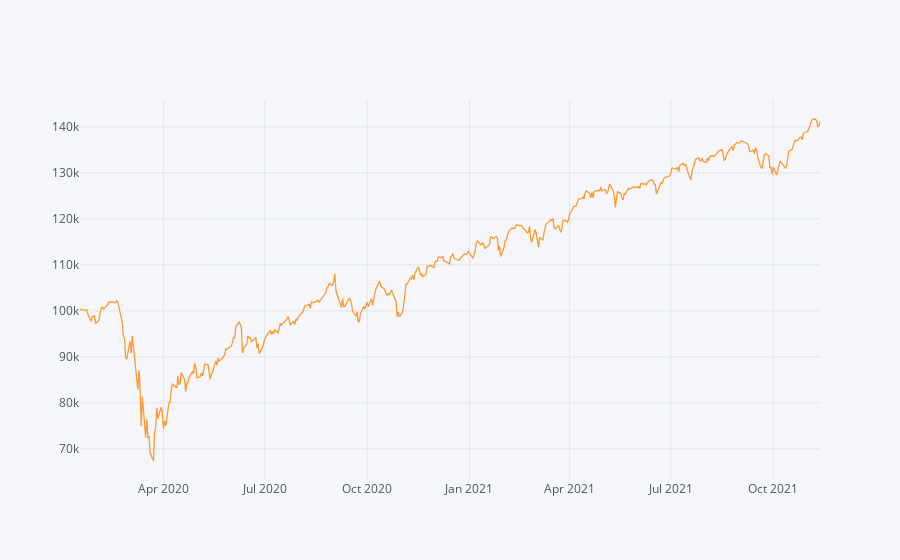

Notebook code for this chart:
### Code cell
#Todo:
# Calculate the Absolute Return of a buy-and-hold strategy in the same period
absolute_return_bh = (r_df.Close.iloc[-1]-r_df.Open.iloc[0])/r_df.Open.iloc[0]
# Calculate the CAGR or a buy-and-hold trading strategy
CAGR_bh = ((r_df.Close.iloc[-1]/r_df.Open.iloc[0])**(252/len(df)))-1
#or
CAGR_bh = ((r_df.Close.iloc[-1]/r_df.Open.iloc[0])**(365/(df.index[-1] - df.index[0]).days))-1

# Calculate the IR (Sharpe without RF-rate) of a buy-and-hold trading strategy
information_ratio_bh = (r_df.Close.pct_change().mean()/r_df.Close.pct_change().std())*((252) **0.5)

#Plot the equity curve (hint: use 'close' returns and your initial capital value to generate an equity curve)
((r_df.Close.pct_change().dropna()+1).cumprod()*starting_capital).iplot()
#or
((r_df.Close.pct_change().dropna()+1).cumprod()*starting_capital).plot()

### Figure 1 — Plotly figure (JSON) as saved in the notebook; plotly's stock layout.template omitted (floating-point values rounded to 4 significant figures; data arrays with more than 128 entries replaced by an {"elided": "..."} marker saying what was removed)
{"data": [{"line": {"color": "rgba(255, 153, 51, 1.0)", "dash": "solid", "shape": "linear", "width": 1.3}, "mode": "lines", "name": "Close", "text": "", "type": "scatter", "x": {"elided": "461 str values"}, "y": {"elided": "461 float values"}}], "layout": {"autosize": true, "legend": {"bgcolor": "#F5F6F9", "font": {"color": "#4D5663"}}, "paper_bgcolor": "#F5F6F9", "plot_bgcolor": "#F5F6F9", "title": {"font": {"color": "#4D5663"}}, "xaxis": {"autorange": true, "gridcolor": "#E1E5ED", "range": ["2020-01-17", "2021-11-12"], "showgrid": true, "tickfont": {"color": "#4D5663"}, "title": {"font": {"color": "#4D5663"}, "text": ""}, "type": "date", "zerolinecolor": "#E1E5ED"}, "yaxis": {"autorange": true, "gridcolor": "#E1E5ED", "range": [63240.0, 145800.0], "showgrid": true, "tickfont": {"color": "#4D5663"}, "title": {"font": {"color": "#4D5663"}, "text": ""}, "type": "linear", "zerolinecolor": "#E1E5ED"}}}
